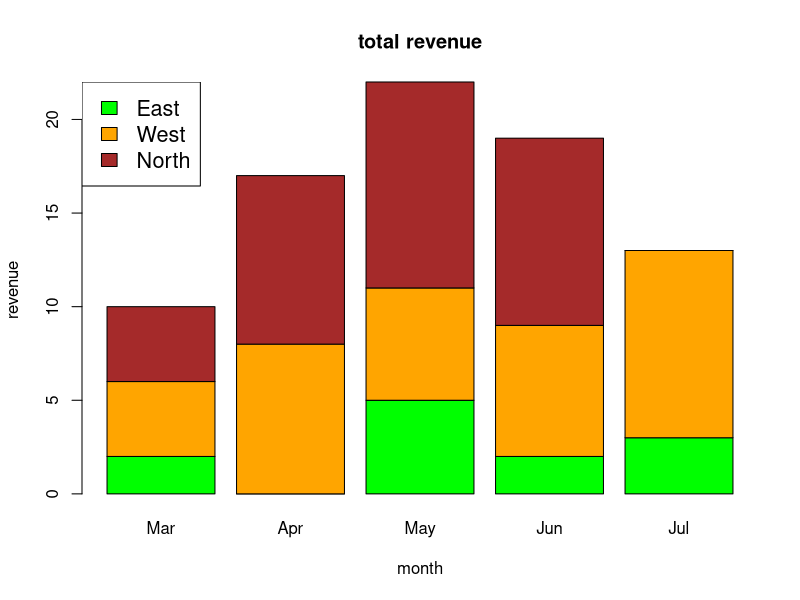

Generate this figure with R:
# Create the input vectors.
colors <- c("green","orange","brown")
months <- c("Mar","Apr","May","Jun","Jul")
regions <- c("East","West","North")

# Create the matrix of the values.
Values <- matrix(c(2,0,5,2,3,4,8,6,7,10,4,9,11,10,0),nrow=3,ncol=5,byrow=TRUE)

# Give the chart file a name.
png(file = "C:/Users/Student/Documents/21cp031R/lab4/barchart_stacked.png")

# Create the bar chart.
barplot(Values,main="total revenue",names.arg=months,xlab="month",ylab="revenue",col=colors)

# Add the legend to the chart.
legend("topleft", regions, cex=1.3, fill=colors)

# Save the file.
dev.off()